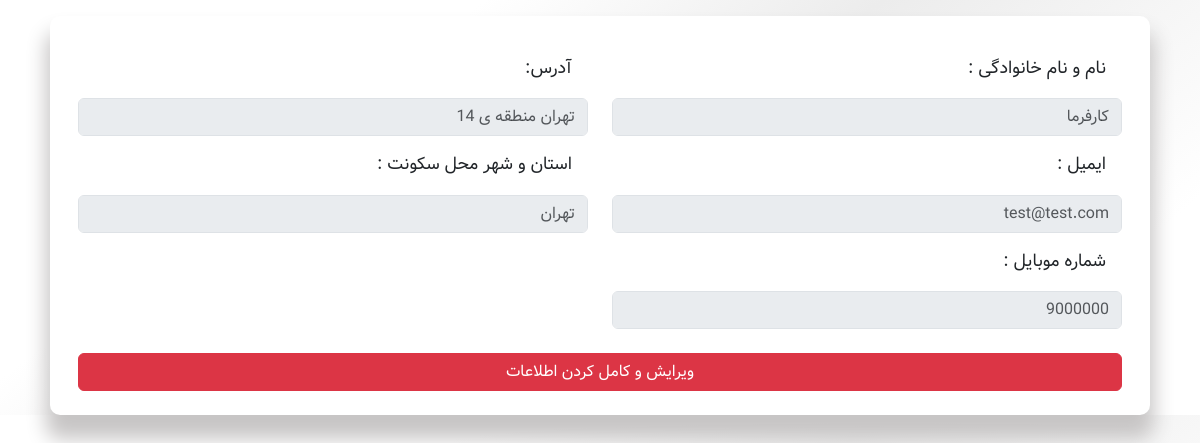
The page /user/ (signed in) on the database its author committed.
### account_module/models.py (models this page shows, shortened)
class User(AbstractUser):
    avatar = models.ImageField(max_length=20, verbose_name='تصویر پروفایل', null=True, blank=True)
    fullname = models.CharField(max_length=100, verbose_name='نام و نام خانوادگی')
    city = models.CharField(max_length=100, verbose_name='استان و شهر', null=True, blank=True)
    email_active_code = models.CharField(max_length=100, verbose_name='کد فعالسازی ایمیل')
    address = models.TextField(null=True, blank=True, verbose_name='آدرس')
    national_number = models.IntegerField(null=True, blank=True, verbose_name='شماره ملی')
    mobile_number = models.IntegerField(null=True, blank=True, verbose_name='شماره موبایل')
    birth_date = models.CharField(max_length=40, null=True, blank=True, verbose_name='تاریخ تولد')
    is_servicer = models.BooleanField(verbose_name='خدمات دهنده', default=False)
    class Meta:
        verbose_name = 'کاربر'
        verbose_name_plural = 'کاربران'

### user_panel_module/views.py (the view)
# urls.py: path('', views.UserPanelDashboardPage.as_view(), name='user_panel'),
@method_decorator(login_required, name='dispatch')
class UserPanelDashboardPage(TemplateView):
    template_name = 'user/user_panel.html'

### user_panel_module/templates/user/user_panel.html (shortened to what this page needs)
{% extends 'shared/_layout.html' %}
{% load render_partial %}
{% block main %}
    <main>
    <div class="container mt-3">
        <div class="row mx-2">
            <div class="col panel-main">
                <div class="user-info-container">
                    <div>
                        <div class="mt-4 px-3 pb-4 form-group">
                            <div class="row">
                                <div class="col-lg-6">
                                    <div class="d-flex justify-content-between">
                                        <label class="p-3">نام و نام خانوادگی :</label>
                                    </div>
                                    <input type="text" class="form-control" placeholder="{{ user.fullname }}"  disabled>
                                    <div class="d-flex justify-content-between">
                                        <label class="p-3">ایمیل :</label>
                                    </div>
                                    <input type="email" class="form-control" placeholder="{{ user.email }}" disabled>
                                    <div class="d-flex justify-content-between">
                                        <label class="p-3">شماره موبایل :</label>
                                    </div>
                                    <input type="text" class="form-control" placeholder="{{ user.mobile_number }}" disabled>
                                </div>
                                <div class="col-lg-6">
                                    <div class="d-flex justify-content-between">
                                        <label class="p-3">آدرس:</label>
                                    </div>
                                    <input type="text" class="form-control" placeholder="{{ user.address }}" disabled>
                                     <div class="d-flex justify-content-between ">
                                        <label class="p-3">استان و شهر محل سکونت :</label>
                                    </div>
                                    <input type="text" class="form-control" placeholder="{{ user.city }}" disabled>
                                </div>
                                <a href="{% url 'edit_profile_page' %}"><button type="submit" class="btn btn-danger mt-4 w-100">ویرایش و کامل کردن اطلاعات</button></a>
                            </div>
                        </div>
                    </div>
                </div>
            </div>
        </div>
    </div>
</main>
{% endblock %}

### static/css/style.css (style rules this page uses)
* { margin: 0; padding: 0; font-family: saeed; box-sizing: border-box; direction: rtl; }
html { scroll-behavior: smooth; }
body { overflow-x:hidden; font-size: 16px; background: rgb(255,255,255); background: linear-gradient(142deg, rgba(255,255,255,1) 28%, rgba(236,236,236,1) 51%, rgba(255,255,255,1) 84%); }
a { text-decoration: none !important; color: #181818; }
.panel-main { background-color: white; border-radius: 10px; height: fit-content; box-shadow: 0 20px 20px .25rem #c7c5c5; }
.user-info-container label { font-size: 1.1rem; }

### rows shown on the page
User: fullname "کارفرما", email "test@test.com", mobile_number "9000000", address "تهران منطقه ی 14", city "تهران"
